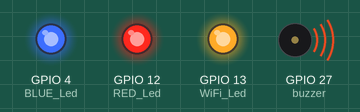
A sketch run on a simulated ESP32. On the bench: output pins drawn as LEDs (lit = HIGH), buzzer (waves = sounding, pin HIGH).

Above: at 0.5 s.
At 3.5 s:
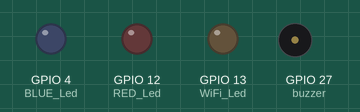
Timing chart, 0 to 4.6 s (numbered marks = the images above):
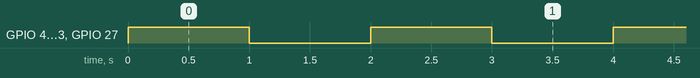

Measured:
- by itself, GPIO 4 (BLUE_Led), GPIO 12 (RED_Led), GPIO 13 (WiFi_Led), GPIO 27 (buzzer): alternates HIGH for 1.0 s and LOW for 1.0 s

The sketch:

Blink_Test_Buzzer_LEDs.ino
```cpp
#define buzzer 27
#define RED_Led 12
#define BLUE_Led 4
#define WiFi_Led 13
// the setup function runs once when you press reset or power the board
void setup() {
  // initialize digital pin LED_BUILTIN as an output.
  pinMode(buzzer, OUTPUT);
  pinMode(RED_Led, OUTPUT);
  pinMode(BLUE_Led, OUTPUT);
  pinMode(WiFi_Led, OUTPUT);
}

// the loop function runs over and over again forever
void loop() {
  digitalWrite(buzzer, HIGH);    // turn the LED on (HIGH is the voltage level)
  digitalWrite(RED_Led, HIGH);   // turn the LED on (HIGH is the voltage level)
  digitalWrite(BLUE_Led, HIGH);  // turn the LED on (HIGH is the voltage level)
  digitalWrite(WiFi_Led, HIGH);  // turn the LED on (HIGH is the voltage level)
  delay(1000);                   // wait for a second
  digitalWrite(buzzer, LOW);     // turn the LED off (LOW is the voltage level)
  digitalWrite(RED_Led, LOW);    // turn the LED off (LOW is the voltage level)
  digitalWrite(BLUE_Led, LOW);   // turn the LED off (LOW is the voltage level)
  digitalWrite(WiFi_Led, LOW);   // turn the LED off (LOW is the voltage level)
  delay(1000);                   // wait for a second
}
```
